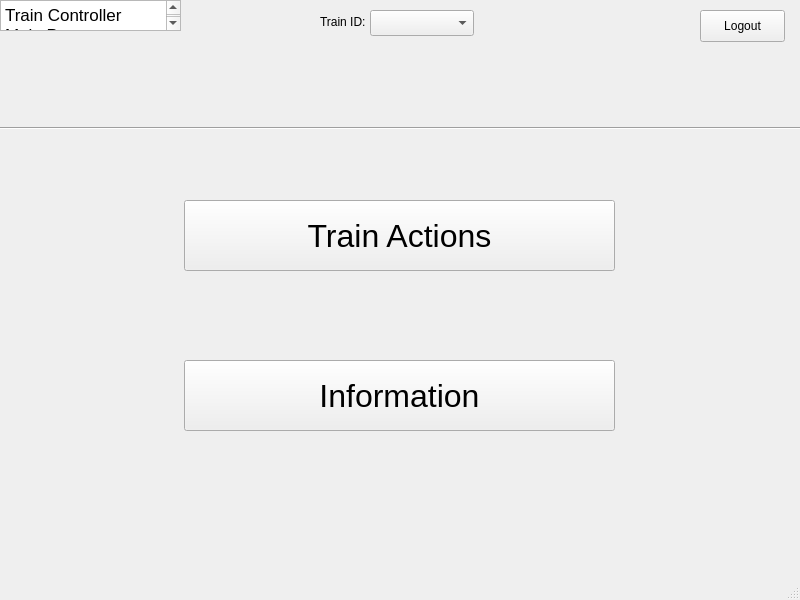
<?xml version="1.0" encoding="UTF-8"?>
<ui version="4.0">
 <class>MainWindow</class>
 <widget class="QMainWindow" name="MainWindow">
  <property name="geometry">
   <rect>
    <x>0</x>
    <y>0</y>
    <width>800</width>
    <height>600</height>
   </rect>
  </property>
  <property name="windowTitle">
   <string>MainWindow</string>
  </property>
  <widget class="QWidget" name="centralwidget">
   <widget class="QPushButton" name="TrainActions">
    <property name="geometry">
     <rect>
      <x>184</x>
      <y>200</y>
      <width>431</width>
      <height>71</height>
     </rect>
    </property>
    <property name="font">
     <font>
      <pointsize>24</pointsize>
     </font>
    </property>
    <property name="text">
     <string>Train Actions</string>
    </property>
   </widget>
   <widget class="QPushButton" name="Logout">
    <property name="geometry">
     <rect>
      <x>700</x>
      <y>10</y>
      <width>85</width>
      <height>32</height>
     </rect>
    </property>
    <property name="text">
     <string>Logout</string>
    </property>
   </widget>
   <widget class="QPushButton" name="Information">
    <property name="geometry">
     <rect>
      <x>184</x>
      <y>360</y>
      <width>431</width>
      <height>71</height>
     </rect>
    </property>
    <property name="font">
     <font>
      <pointsize>24</pointsize>
     </font>
    </property>
    <property name="text">
     <string>Information</string>
    </property>
   </widget>
   <widget class="QTextBrowser" name="MainText">
    <property name="geometry">
     <rect>
      <x>0</x>
      <y>0</y>
      <width>181</width>
      <height>31</height>
     </rect>
    </property>
    <property name="html">
     <string>&lt;!DOCTYPE HTML PUBLIC &quot;-//W3C//DTD HTML 4.0//EN&quot; &quot;http://www.w3.org/TR/REC-html40/strict.dtd&quot;&gt;
&lt;html&gt;&lt;head&gt;&lt;meta name=&quot;qrichtext&quot; content=&quot;1&quot; /&gt;&lt;style type=&quot;text/css&quot;&gt;
p, li { white-space: pre-wrap; }
&lt;/style&gt;&lt;/head&gt;&lt;body style=&quot; font-family:'.SF NS Text'; font-size:13pt; font-weight:400; font-style:normal;&quot;&gt;
&lt;p style=&quot; margin-top:0px; margin-bottom:0px; margin-left:0px; margin-right:0px; -qt-block-indent:0; text-indent:0px;&quot;&gt;Train Controller Main Page&lt;/p&gt;&lt;/body&gt;&lt;/html&gt;</string>
    </property>
   </widget>
   <widget class="Line" name="line_2">
    <property name="geometry">
     <rect>
      <x>-110</x>
      <y>120</y>
      <width>911</width>
      <height>16</height>
     </rect>
    </property>
    <property name="orientation">
     <enum>Qt::Horizontal</enum>
    </property>
   </widget>
   <widget class="QComboBox" name="comboBox">
    <property name="geometry">
     <rect>
      <x>370</x>
      <y>10</y>
      <width>104</width>
      <height>26</height>
     </rect>
    </property>
   </widget>
   <widget class="QLabel" name="label">
    <property name="geometry">
     <rect>
      <x>320</x>
      <y>14</y>
      <width>60</width>
      <height>16</height>
     </rect>
    </property>
    <property name="text">
     <string>Train ID:</string>
    </property>
   </widget>
  </widget>
  <widget class="QStatusBar" name="statusbar"/>
 </widget>
 <resources/>
 <connections/>
</ui>
